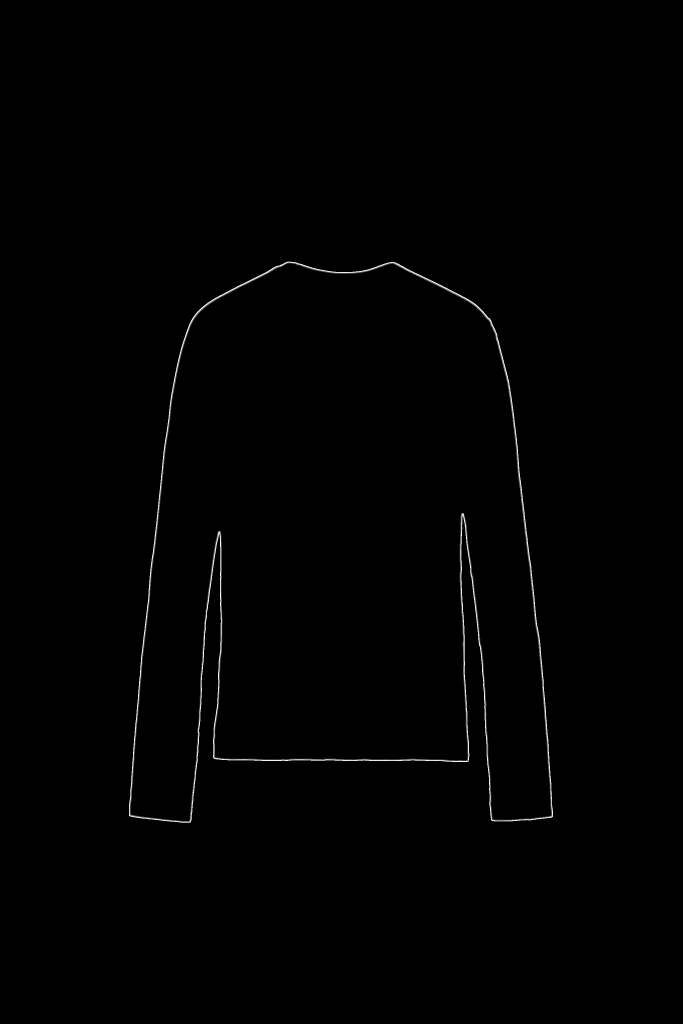
#> input picture ImagenesSinFondo/0722407802_3_1_1.png, 2048 x 3072 px (shown at 1/3 size)
$ python -i functions.py   (imports and definitions only)
#> lines starting #> are read from the running program, lines starting #| are printed output that depends on the picture; after the words box and inside, x2 and y2 are one past the last pixel; in counts of white or black regions, pixels touching at a corner belong together
#> further down, picture is the input picture: shape (3072, 2048, 3); mean B, G, R 1.2, 1.2, 1.2
import requests
import csv
import os
import pandas as pd
from PIL import Image
import io

import cv2

import numpy as np

import matplotlib.pyplot as plt
import matplotlib.image as image

import skimage as ski

from skimage.metrics import structural_similarity as ssim


# [136 lines left out: functions saveImage, downloadCsvImages, descargar_imagenes_csv, descargar_imagenes_csv_ultima_columna, plotImage, compareReferenceWithImage and 3 more, not called in this run]

def eliminar_contorno(imagen):
    imagen = cv2.cvtColor(imagen, cv2.COLOR_BGR2GRAY)
    imagen = cv2.resize(imagen, (1024,1024))
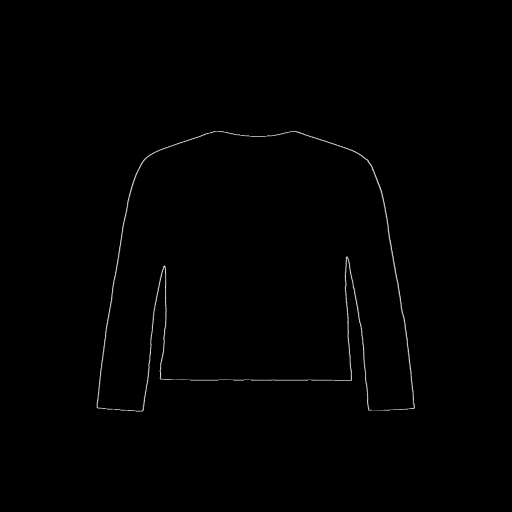
#> imagen: shape (1024, 1024) (shown at 1/2 size); min 0, max 255, mean 1.2
    _, imagen_umbralizada = cv2.threshold(imagen, 254, 255, cv2.THRESH_BINARY)
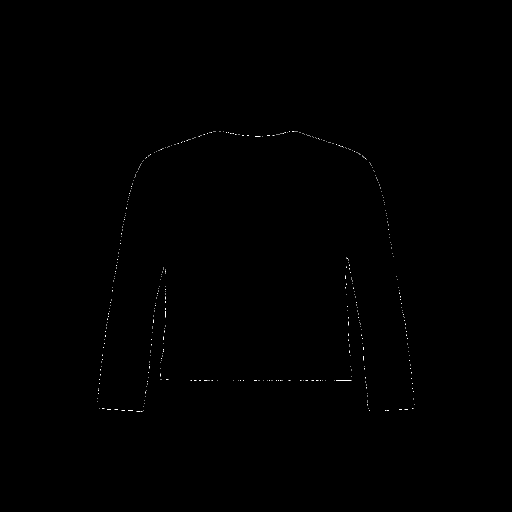
#> imagen_umbralizada: shape (1024, 1024) (shown at 1/2 size); 0.09% white in thin lines or dots, all inside (x1, y1, x2, y2) = (194, 262, 829, 823)
    invertida = 255 - imagen_umbralizada
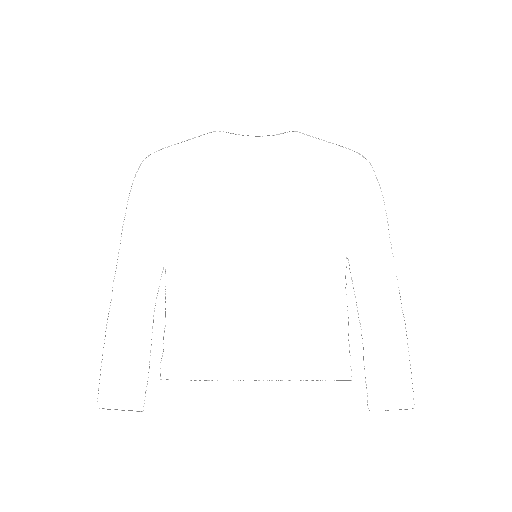
#> invertida: shape (1024, 1024) (shown at 1/2 size); 99.9% white; black in thin lines or dots, all inside (x1, y1, x2, y2) = (194, 262, 829, 823)
    contornos, _ = cv2.findContours(invertida, cv2.RETR_EXTERNAL, cv2.CHAIN_APPROX_SIMPLE)
#> contornos = [[[0, 0], [0, 1023], [1023, 1023], [1023, 0]]]
    imagen_contornos = np.zeros_like(invertida)
    cv2.drawContours(imagen_contornos, contornos, -1, 255, thickness=cv2.FILLED)
#> imagen_contornos: shape (1024, 1024); every value is 255
    # [4 lines of commented-out code are left out]
    return imagen_contornos

#definimos umbral
umbral = 0.8

>>> import cv2
>>> picture = cv2.imread('ImagenesSinFondo/0722407802_3_1_1.png')
>>> result = eliminar_contorno(picture)

$ run again, on ImagenesSinFondo/New2.png
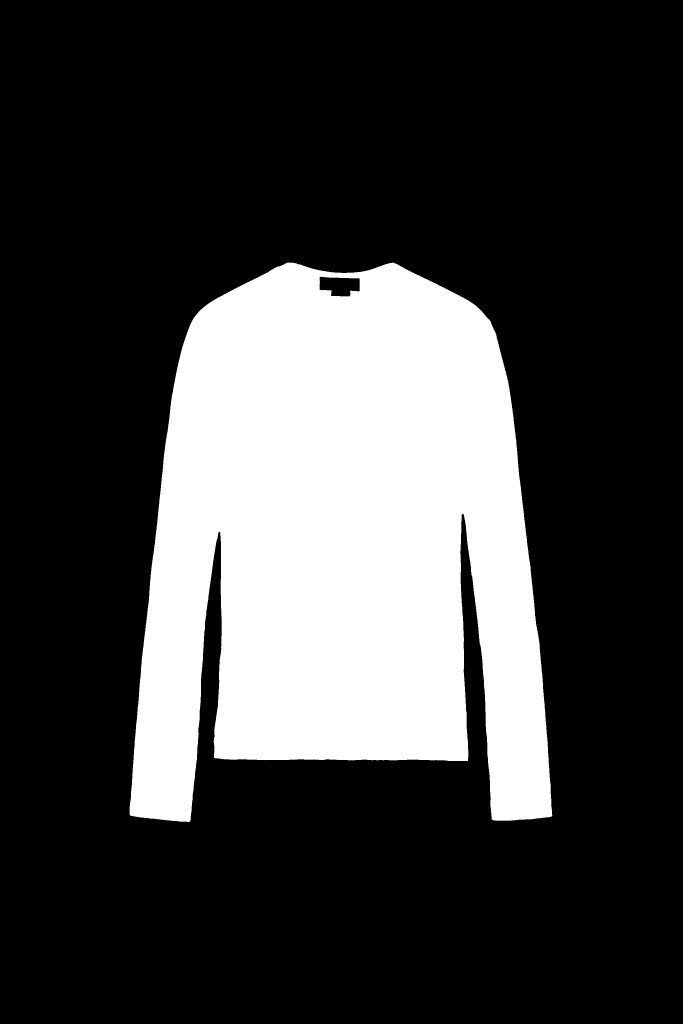
#> input picture ImagenesSinFondo/New2.png, 2048 x 3072 px (shown at 1/3 size)
#> picture is the input picture: shape (3072, 2048, 3); 24.9% white; 1 white region, box (x1, y1, x2, y2) and area: (389, 787, 1657, 2466) 1567412
#> in eliminar_contorno, `imagen = cv2.resize(imagen, (1024,1024))`:
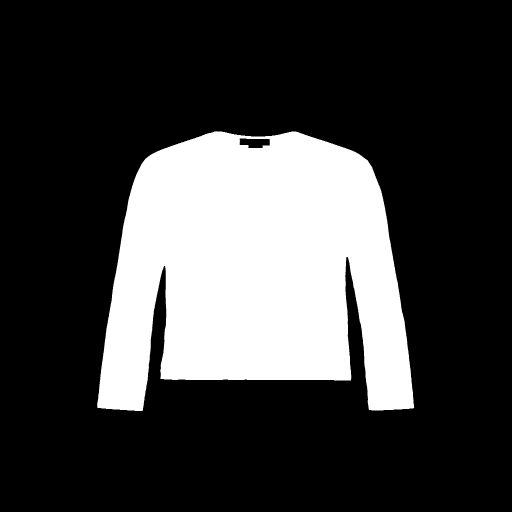
#> imagen: shape (1024, 1024) (shown at 1/2 size); min 0, max 255, mean 63.5
#> imagen_umbralizada: shape (1024, 1024); 24.9% white; 1 white region, box (x1, y1, x2, y2) and area: (195, 263, 828, 822) 260680
#> in eliminar_contorno, `invertida = 255 - imagen_umbralizada`:
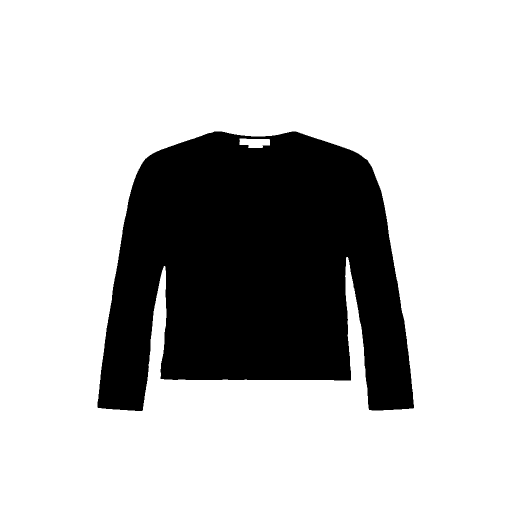
#> invertida: shape (1024, 1024) (shown at 1/2 size); 75.1% white; 1 black region, box (x1, y1, x2, y2) and area: (195, 263, 828, 822) 260680
#> contornos = [[[0, 0], [0, 1023], [1023, 1023], [1023, 0]]]
#> imagen_contornos: shape (1024, 1024); every value is 255
